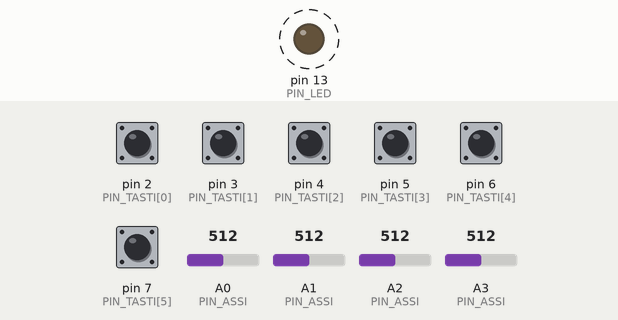
The sketch below on a simulated Arduino Nano, built with avr-gcc and run on an emulated ATmega328P. On the bench: output pins drawn as LEDs (lit = HIGH). Dashed ring = blinking. Inputs (shaded band) come from the test bench; at power-on: pin 2 (PIN_TASTI[0]), pin 3 (PIN_TASTI[1]), pin 4 (PIN_TASTI[2]), pin 5 (PIN_TASTI[3]), pin 6 (PIN_TASTI[4]), pin 7 (PIN_TASTI[5]) HIGH, A0 (PIN_ASSI) = 512, A1 (PIN_ASSI) = 512, A2 (PIN_ASSI) = 512, A3 (PIN_ASSI) = 512. What the sketch prints to the serial monitor is not drawn.

Above: at 0.2 s.
Timing chart, 0 to 3.0 s (numbered marks = the images above):
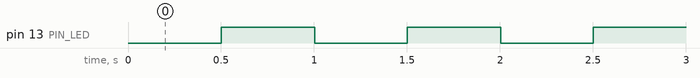

Measured:
- by itself, pin 13 (PIN_LED): alternates HIGH for 0.50 s and LOW for 0.50 s

The sketch:

arm_console.ino
```cpp
/*
  arm_console.ino - Remote controller for the camera arm (Arduino Nano)

  Reads 2 KY-023 joysticks and 4 buttons and sends their state to the Raspberry Pi over USB (serial 115200).
  The Raspberry (controller_braccio.py program) turns the commands into arm movements.

  Wiring:
    LEFT joystick  (base / shoulder)    VRx -> A0   VRy -> A1   SW -> D2   +5V -> 5V   GND -> GND
    RIGHT joystick (elbow)              VRx -> A2   VRy -> A3   SW -> D3   +5V -> 5V   GND -> GND
    TILT UP button            D4 --[button]-- GND
    TILT DOWN button          D5 --[button]-- GND
    ROTATE LEFT button        D6 --[button]-- GND
    ROTATE RIGHT button       D7 --[button]-- GND
  (4-pin 12x12 buttons: use two pins on opposite sides, e.g. 1 and 4)

  Line sent every 40 ms (or at once when a button changes):
    J,<A0>,<A1>,<A2>,<A3>,<pulsanti>
    A0..A3 = 0..1023 (centre ~512), buttons = bit0 left SW, bit1 right SW,
             bit2 tilt up, bit3 tilt down, bit4 rotate left, bit5 rotate right (1 = pressed)
  Commands received:  "?" -> answers "ID,ARM_CONSOLE,1"
*/

const uint8_t PIN_ASSI[4] = {A0, A1, A2, A3};
const uint8_t PIN_TASTI[6] = {2, 3, 4, 5, 6, 7};
const uint8_t PIN_LED = 13;

const unsigned long PERIODO_MS = 40;     // 25 readings per second
const unsigned long ANTIRIMBALZO_MS = 20;

uint8_t statoTasti = 0;          // stable state (after debounce)
uint8_t letturaPrec = 0;
unsigned long tCambio = 0;
unsigned long tInvio = 0;
unsigned long tLed = 0;

int leggiAsse(uint8_t pin) {
  // average of 4 readings: removes the potentiometer noise
  long s = 0;
  for (uint8_t i = 0; i < 4; i++) s += analogRead(pin);
  return (int)(s / 4);
}

uint8_t leggiTasti() {
  uint8_t b = 0;
  for (uint8_t i = 0; i < 6; i++) {
    if (digitalRead(PIN_TASTI[i]) == LOW) b |= (1 << i);
  }
  return b;
}

void invia() {
  Serial.print(F("J,"));
  for (uint8_t i = 0; i < 4; i++) {
    Serial.print(leggiAsse(PIN_ASSI[i]));
    Serial.print(',');
  }
  Serial.println(statoTasti);
}

void setup() {
  Serial.begin(115200);
  for (uint8_t i = 0; i < 6; i++) pinMode(PIN_TASTI[i], INPUT_PULLUP);
  pinMode(PIN_LED, OUTPUT);
  Serial.println(F("ID,ARM_CONSOLE,1"));
}

void loop() {
  unsigned long ora = millis();

  // button debounce
  uint8_t l = leggiTasti();
  if (l != letturaPrec) {
    letturaPrec = l;
    tCambio = ora;
  }
  bool cambiato = false;
  if (ora - tCambio >= ANTIRIMBALZO_MS && l != statoTasti) {
    statoTasti = l;
    cambiato = true;
  }

  if (cambiato || ora - tInvio >= PERIODO_MS) {
    tInvio = ora;
    invia();
  }

  // identification request from the Raspberry
  while (Serial.available()) {
    char c = Serial.read();
    if (c == '?') Serial.println(F("ID,ARM_CONSOLE,1"));
  }

  // onboard LED: slow blink = alive, steady on = button pressed
  if (statoTasti) {
    digitalWrite(PIN_LED, HIGH);
  } else if (ora - tLed >= 500) {
    tLed = ora;
    digitalWrite(PIN_LED, !digitalRead(PIN_LED));
  }
}
```
